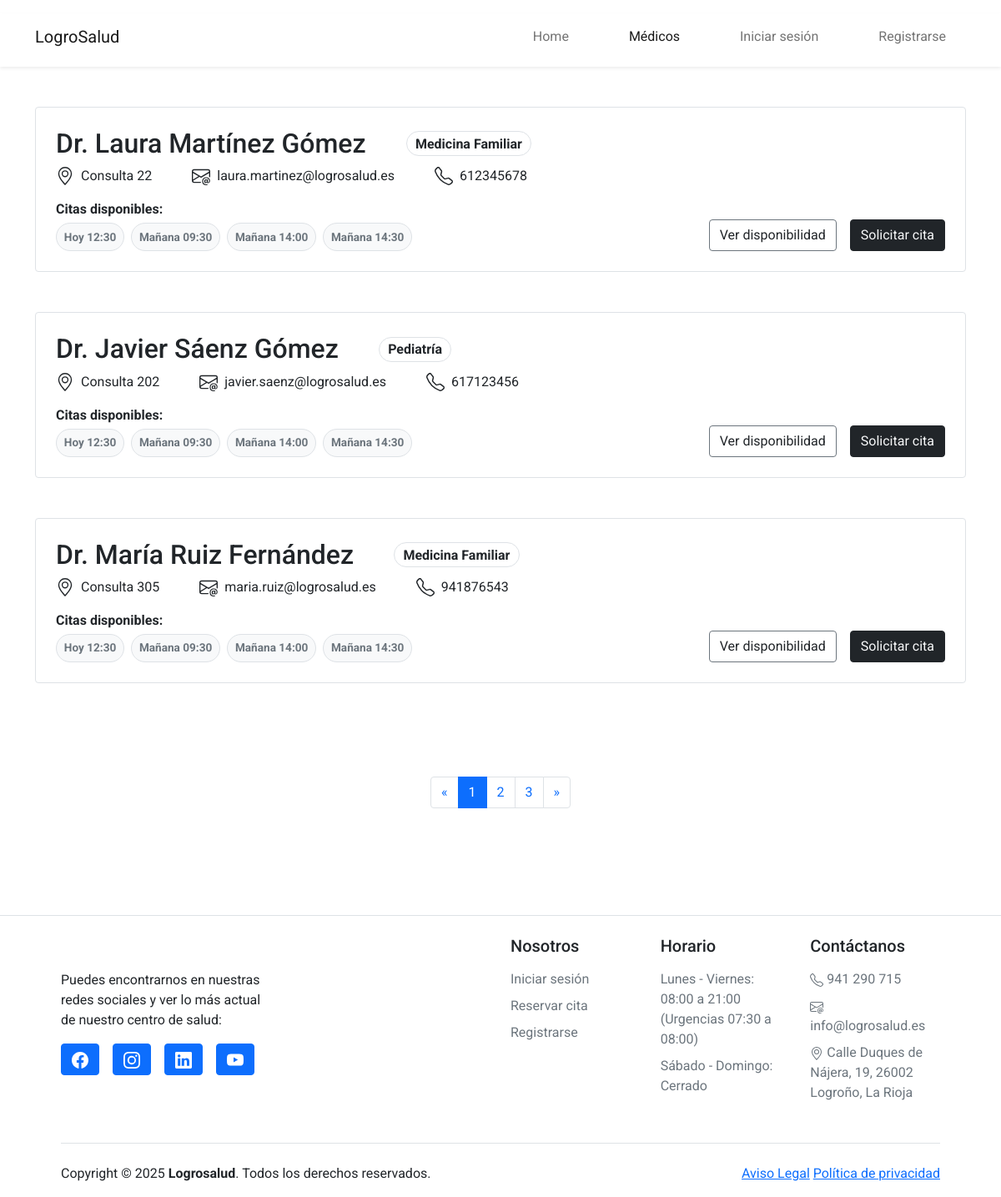
Page /doctors on the committed database.
### tables this page shows
CREATE TABLE `medico` (
  `id_usuario` int(11) NOT NULL,
  `dni` varchar(9) NOT NULL,
  `nombre` varchar(150) NOT NULL,
  `usuario` varchar(50) NOT NULL,
  `contrasena` varchar(255) NOT NULL,
  `correo` varchar(255) NOT NULL,
  `telefono` varchar(9) NOT NULL,
  `especialidad` varchar(255) NOT NULL,
  `consulta` varchar(45) NOT NULL
);

### classes/Bootstrap.php (called while the page is built)
<?php
    class Bootstrap {
        private $controller;
        private $action;
        private $request;
        public function __construct($request) {
            $this->request = $request;
            if ($this->request['controller'] == '') {
                $this->controller = 'home';
            } else {
                $this->controller = $this->request['controller'];
            }
            if ($this->request['action'] == "") {
                $this->action = 'index';
            } else {
                $this->action = $this->request['action'];
            }
        }
        public function createController() {
            if (class_exists($this->controller)) {
                $parents = class_parents($this->controller);
                if (in_array("Controller", $parents)) {
                    if (method_exists($this->controller, $this->action)) {
                        return new $this->controller($this->action, $this->request);
                    } else {
                        echo '<h1>Method does not exist</h1>';
                        return null;
                    }
                } else {
                    echo "<h1>Base controller not found </h1>";
                    return null;
                }
            } else {
                echo '<h1>Controller class does not exist</h1>';
                return null;
            }
        }
    }

### controllers/doctors.php (called while the page is built)
<?php
    class Doctors extends Controller {
        protected function index() {
            $viewmodel = new DoctorModel();
            $this->ReturnView($viewmodel->Index(), true);
        }
    }

### classes/Model.php (called while the page is built, shortened)
<?php
    abstract class Model {
        protected $dbh;
        protected $stmt;
        public function __construct() {
            $this->dbh = new PDO("mysql:host=" . DB_HOST . ";port=" . DB_PORT . ";dbname=" . DB_NAME, DB_USER, DB_PASS, array(PDO::MYSQL_ATTR_INIT_COMMAND   =>   "SET NAMES utf8"));
        }
        public function query($query) {
            $this->stmt = $this->dbh->prepare($query);
        }
        public function bind($param, $value, $type = null) {
            if (is_null($type)) {
                switch (true) {
                    case is_int($value):
                        $type = PDO::PARAM_INT;
                        break;
                    case is_null($value):
                        $type = PDO::PARAM_NULL;
                        break;
                    default:
                        $type = PDO::PARAM_STR;
                }
            }
            $this->stmt->bindValue($param, $value, $type);
        }
        public function execute() {
            $this->stmt->execute();
        }
        public function resultSet() {
            $this->execute();
            return $this->stmt->fetchAll(PDO::FETCH_ASSOC);
        }
    }

### models/doctors.php (called while the page is built, shortened)
<?php
    class DoctorModel extends Model {
        public function Index() {
            $get = filter_input_array(INPUT_GET, FILTER_SANITIZE_STRING);
            if (!isset($get['page'])) {
                $page = 0;
            } else {
                $page = $get['page'];
            }
            $elementos = $this->single()['COUNT(*)'];
            $paginas = ceil($elementos / 3);
            $this->query("SELECT id_usuario, dni, nombre, correo, telefono, especialidad, consulta
                                FROM medico
                                LIMIT 3 OFFSET :off");
            $this->bind(':off', $page * 3);
            $medicos = $this->resultSet();
            return [$medicos, $paginas];
        }
    }

### views/doctors/index.php (the view, shortened to what this page needs)
<div class="container d-flex flex-column gap-5 mb-7 mt-5">
    <?php foreach ($viewmodel[0] as $medico) { ?>
        <div class="container doctor-card border d-flex flex-column p-4 rounded">
            <div class="nombre-especialidad d-flex flex-column flex-md-row gap-1 gap-md-5 align-items-center mb-2">
                <h2 class="m-0">Dr. <?php echo $medico['nombre'] ?></h2>
                <div class="badge rounded-pill border text-dark fs-6">
                    <span class="align-middle"><?php echo $medico['especialidad'] ?></span>
                </div>
            </div>
            <div class="datos-importantes d-flex flex-column flex-md-row gap-2 gap-md-5">
                <div class="consulta d-flex align-items-center gap-2">
                    <p class="m-0">Consulta <?php echo $medico['consulta'] ?></p>
                </div>
                <div class="email d-flex align-items-center gap-2">
                    <p class="m-0"><?php echo $medico['correo'] ?></p>
                </div>
                <div class="phone d-flex align-items-center gap-2">
                    <p class="m-0"><?php echo $medico['telefono'] ?></p>
                </div>
            </div>
            <div class="citas-disponibles mt-3 fw-bold align-items-center">
                <span>Citas disponibles:</span>
                <div class="d-flex flex-column flex-md-row justify-content-between">
                    <div class="horas-citas d-flex flex-column flex-md-row gap-2 mt-1">
                        <div
                            class="badge rounded-pill bg-light border text-secondary fs-8 d-inline-flex align-items-center justify-content-start">
                            <span class="align-middle">Hoy 12:30</span>
                        </div>
                        <div
                            class="badge rounded-pill bg-light border text-secondary fs-8 d-inline-flex align-items-center justify-content-start">
                            <span class="align-middle">Mañana 09:30</span>
                        </div>
                        <div
                            class="badge rounded-pill bg-light border text-secondary fs-8 d-inline-flex align-items-center justify-content-start">
                            <span class="align-middle">Mañana 14:00</span>
                        </div>
                        <div
                            class="badge rounded-pill bg-light border text-secondary fs-8 d-inline-flex align-items-center justify-content-start">
                            <span class="align-middle">Mañana 14:30</span>
                        </div>
                    </div>
                    <div class="d-flex botones gap-3 mt-4 mt-md-0">
                        <a href="<?php echo ROOT_URL . 'appointments/requestAppointment/' . $medico['id_usuario'] ?>">
                            <button type="button" class="btn text-dark btn-outline-secondary fl">Ver
                                disponibilidad</button>
                        </a>
                        <a href="<?php echo isset($_SESSION['is_logged_in']) ? ROOT_URL . 'contactForms/create/' . $medico['id_usuario'] : ROOT_URL . 'users/login' ?>">
                            <button type="button" class="btn btn-dark text-light">Solicitar cita</button>
                        </a>
                    </div>
                </div>
            </div>
        </div>
    <?php } ?>
</div>
<nav aria-label="Page navigation example" class="d-flex justify-content-center mb-7">
    <ul class="pagination">
        <?php if ($_GET['page'] == 0) { ?>
            <li class="page-item">
                <a class="page-link" href="<?php echo ROOT_URL . 'doctors?page=0' ?>">
                    <span>&laquo;</span>
                </a>
            </li>
            <li class="page-item active"><a class="page-link" href="<?php echo ROOT_URL . 'doctors?page=0' ?>">1</a></li>
            <li class="page-item"><a class="page-link" href="<?php echo ROOT_URL . 'doctors?page=1' ?>">2</a></li>
            <li class="page-item"><a class="page-link" href="<?php echo ROOT_URL . 'doctors?page=2' ?>">3</a></li>
            <li class="page-item">
                <a class="page-link" href="<?php echo ROOT_URL . 'doctors?page=1' ?>">
                    <span>&raquo;</span>
                </a>
            </li>
        <?php } ?>
    </ul>
</nav>

### index.php (shortened to what this page needs)
<?php
require('classes/Bootstrap.php');
require('classes/Controller.php');
require('classes/Model.php');
require('controllers/doctors.php');
require('models/doctors.php');
$bootstrap = new Bootstrap($_GET);
$controller = $bootstrap->createController();
if ($controller) {
    $controller->executeAction();
}

### classes/Controller.php (shortened to what this page needs)
<?php
    abstract class Controller {
        protected $action;
        public function __construct($action, $request) {
            $this->action = $action;
        }
        public function executeAction() {
            return $this->{$this->action}();
        }
        protected function returnView($viewmodel, $fullview) {
            $view = 'views/' . get_class($this) . '/' . $this->action . '.php';
            if ($fullview) {
                require('views/main.php');
            } else {
                require($view);
            }
        }
    }

### views/main.php (shortened to what this page needs)
<!doctype html>
<html lang="es">
<head>
    <link rel="stylesheet" href="<?php echo ROOT_PATH; ?>assets/css/bootstrap.css">
    <link rel="stylesheet" href="<?php echo ROOT_PATH; ?>assets/css/styles.css">
</head>
<body>
<?php if (!isset($_SESSION['is_logged_in'])) { ?>
    <nav class="navbar navbar-expand-md navbar-light mt-3 pb-3 shadow-sm">
        <div class="container">
            <a class="navbar-brand" href="#">LogroSalud</a>
            <div class="collapse navbar-collapse" id="navmenu">
                <ul class="navbar-nav ms-auto">
                    <li class="nav-item pe-4">
                        <a href="<?php echo ROOT_URL ?>" class="nav-link rounded-6 px-4 <?php echo $_SERVER['REQUEST_URI'] == ROOT_PATH ? "active" : "" ?>">Home</a>
                    </li>
                    <li class="nav-item pe-4">
                        <a href="<?php echo ROOT_URL . 'doctors' ?>" class="nav-link rounded-6 px-4 <?php echo $_SERVER['REQUEST_URI'] == ROOT_PATH . 'doctors' ? "active" : "" ?>">Médicos</a>
                    </li>
                    <li class="nav-item pe-4">
                        <a href="<?php echo ROOT_URL . 'users/login' ?>" class="nav-link rounded-6 px-4 <?php echo $_SERVER['REQUEST_URI'] == ROOT_PATH . 'users/login' ? "active" : "" ?>">Iniciar sesión</a>
                    </li>
                    <li class="nav-item">
                        <a href="<?php echo ROOT_URL . 'users/register' ?>" class="nav-link rounded-6 px-4 <?php echo $_SERVER['REQUEST_URI'] == ROOT_PATH . 'users/register' ? "active" : "" ?>">Registrarse</a>
                    </li>
                </ul>
            </div>
        </div>
    </nav>
<?php }?>
    <?php require($view); ?>
<div class="container-fluid border-top">
    <footer class="container-fluid pt-4 col-lg-11">
        <div class="row">
            <div class="col-md-3 mb-3 d-flex flex-column justify-content-center">
                <p>Puedes encontrarnos en nuestras redes sociales y ver lo más actual de nuestro centro de
                    salud:</p>
                <div class="socialmedia d-flex gap-3">
                    <a href="https://www.facebook.com" class="btn btn-primary"></a>
                    <a href="https://www.instagram.com" class="btn btn-primary"></a>
                    <a href="https://www.linkedin.com" class="btn btn-primary"></a>
                    <a href="https://youtube.com" class="btn btn-primary"></a>
                </div>
            </div>
            <div class="col-6 col-md-2 mb-3 offset-md-3">
                <?php if (!isset($_SESSION['is_logged_in'])) { ?>
                    <h5 class="pb-2">Nosotros</h5>
                    <ul class="nav flex-column">
                        <li class="nav-item mb-2"><a href="<?php echo ROOT_URL . 'users/login' ?>"
                                                     class="nav-link p-0 text-body-secondary text-secondary">Iniciar sesión</a></li>
                        <li class="nav-item mb-2"><a href="<?php echo ROOT_URL . 'doctors' ?>"
                                                     class="nav-link p-0 text-body-secondary text-secondary">Reservar cita</a>
                        </li>
                        <li class="nav-item mb-2"><a href="<?php echo ROOT_URL . 'users/register' ?>"
                                                     class="nav-link p-0 text-body-secondary text-secondary">Registrarse</a>
                        </li>
                    </ul>
                <?php } ?>
            </div>
            <div class="col-6 col-md-2 mb-3">
                <h5 class="pb-2">Horario</h5>
                <ul class="nav flex-column text-secondary">
                    <li class="p-0 text-body-secondary">Lunes - Viernes:
                        08:00 a 21:00</li>
                    <li class="nav-item mb-2 p-0 text-body-secondary">(Urgencias 07:30
                        a 08:00)</li>
                    <li class="nav-item mb-2 p-0 text-body-secondary">Sábado - Domingo:
                        Cerrado</li>
                </ul>
            </div>
            <div class="col-6 col-md-2 mb-3">
                <h5 class="pb-2">Contáctanos</h5>
                <ul class="nav flex-column text-secondary">
                    <li class="nav-item mb-2 p-0 text-body-secondary"> 941 290 715
                    </li>
                    <li class="nav-item mb-2 p-0 text-body-secondary"> info@logrosalud.es</li>
                    <li class="nav-item mb-2 p-0 text-body-secondary"> Calle Duques de
                        Nájera, 19, 26002 Logroño, La Rioja</li>
                </ul>
            </div>
        </div>
        <div class="d-flex flex-column flex-sm-row justify-content-between pt-4 mt-4 border-top">
            <p>Copyright © 2025 <strong>Logrosalud</strong>. Todos los derechos reservados.</p>
            <div>
                <a href="#">Aviso Legal</a>
                <a href="#">Política de privacidad</a>
            </div>
        </div>
    </footer>
</div>
</body>
</html>

### assets/css/styles.css (style rules this page uses)
.rounded-6 { border-radius: 0.6rem; }

### rows in the picture
medico: nombre "Laura Martínez Gómez", especialidad "Medicina Familiar", consulta "22", correo "laura.martinez@logrosalud.es", telefono "612345678"
medico: nombre "Javier Sáenz Gómez", especialidad "Pediatría", consulta "202", correo "javier.saenz@logrosalud.es", telefono "617123456"
medico: nombre "María Ruiz Fernández", especialidad "Medicina Familiar", consulta "305", correo "maria.ruiz@logrosalud.es", telefono "941876543"
